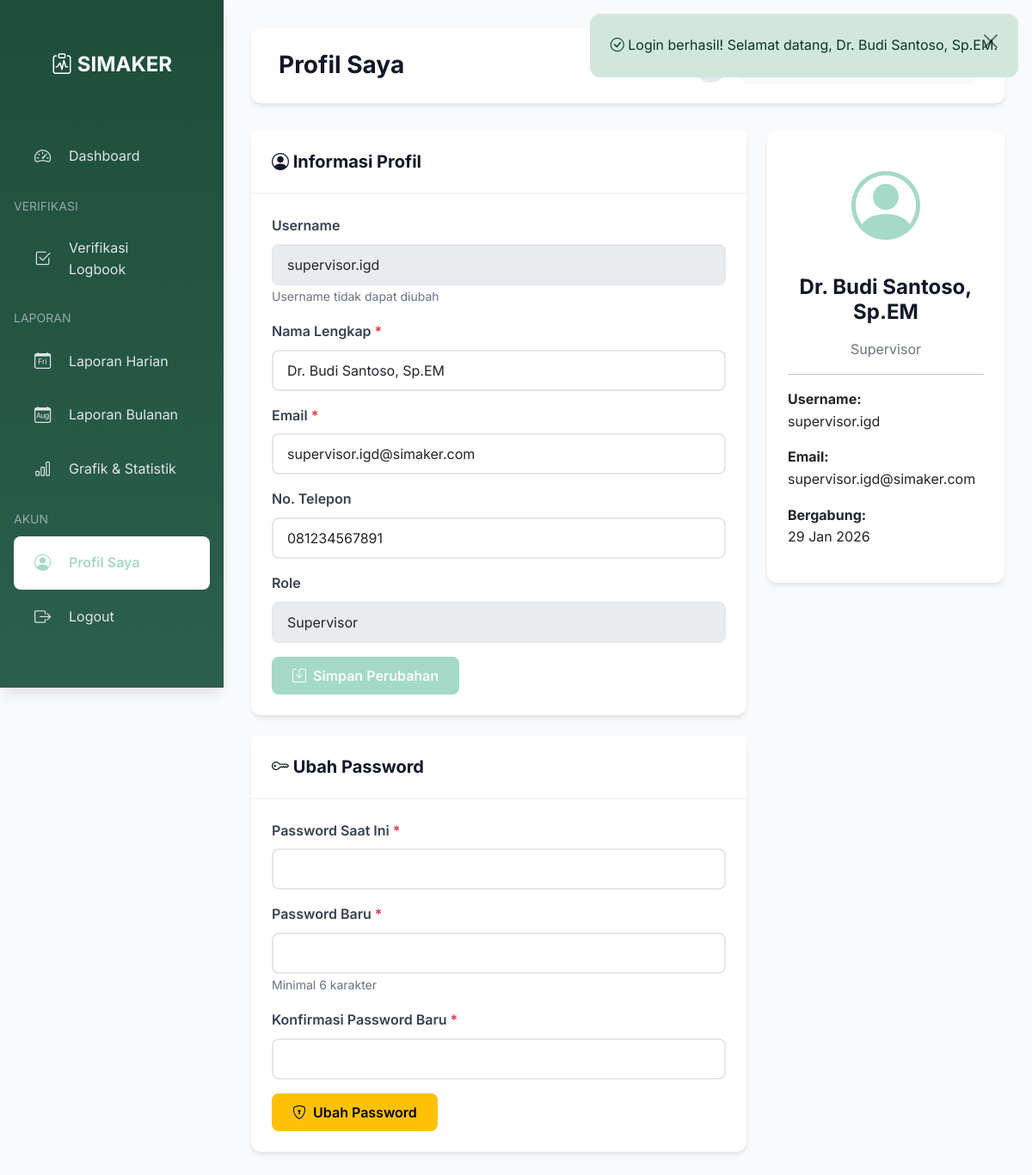
The page /modules/supervisor/profile.php (signed in) on the database its author committed.
### tables this page shows
CREATE TABLE users (
    id INT AUTO_INCREMENT PRIMARY KEY,
    username VARCHAR(50) UNIQUE NOT NULL,
    email VARCHAR(100) UNIQUE NOT NULL,
    password VARCHAR(255) NOT NULL,
    role_id INT NOT NULL,
    unit_id INT NULL,
    full_name VARCHAR(100) NOT NULL,
    phone VARCHAR(20),
    avatar VARCHAR(255) DEFAULT NULL,
    is_active BOOLEAN DEFAULT 1,
    created_at TIMESTAMP DEFAULT CURRENT_TIMESTAMP,
    updated_at TIMESTAMP DEFAULT CURRENT_TIMESTAMP ON UPDATE CURRENT_TIMESTAMP,
    FOREIGN KEY (role_id) REFERENCES roles(id) ON DELETE RESTRICT,
    FOREIGN KEY (unit_id) REFERENCES units(id) ON DELETE SET NULL
);

CREATE TABLE roles (
    id INT AUTO_INCREMENT PRIMARY KEY,
    role_name VARCHAR(50) UNIQUE NOT NULL,
    description TEXT
);

### includes/auth.php (called while the page is built, shortened)
<?php
require_once __DIR__ . '/../config/database.php';
function isLoggedIn() {
    return isset($_SESSION['is_logged_in']) && $_SESSION['is_logged_in'] === true;
}
function getCurrentUser() {
    $sql = "SELECT u.*, r.role_name, un.unit_name, un.unit_code
            FROM users u
            JOIN roles r ON u.role_id = r.id
            LEFT JOIN units un ON u.unit_id = un.id
            WHERE u.id = :id";
    return fetchOne($sql, ['id' => $_SESSION['user_id']]);
}

### config/database.php (called while the page is built, shortened)
<?php
class Database {
    private static $instance = null;
    private $connection;
    private function __construct() {
        try {
            $dsn = "mysql:host=" . DB_HOST . ";dbname=" . DB_NAME . ";charset=" . DB_CHARSET;
            $options = [
                PDO::ATTR_ERRMODE => PDO::ERRMODE_EXCEPTION,
                PDO::ATTR_DEFAULT_FETCH_MODE => PDO::FETCH_ASSOC,
                PDO::ATTR_EMULATE_PREPARES => false,
            ];
            $this->connection = new PDO($dsn, DB_USER, DB_PASS, $options);
        } catch (PDOException $e) {
            die("Connection failed: " . $e->getMessage());
        }
    }
    public static function getInstance() {
        if (self::$instance === null) {
            self::$instance = new self();
        }
        return self::$instance;
    }
    public function getConnection() {
        return $this->connection;
    }
}
function db() {
    return Database::getInstance()->getConnection();
}
function query($sql, $params = []) {
    $db = db();
    $stmt = $db->prepare($sql);
    $stmt->execute($params);
    return $stmt;
}
function fetchOne($sql, $params = []) {
    $stmt = query($sql, $params);
    return $stmt->fetch();
}

### includes/security.php (called while the page is built, shortened)
<?php
function escapeHtml($text) {
    return htmlspecialchars($text, ENT_QUOTES, 'UTF-8');
}

### includes/functions.php (called while the page is built, shortened)
<?php
require_once __DIR__ . '/security.php';
function formatDate($date, $format = 'd M Y') {
    return date($format, strtotime($date));
}

### modules/supervisor/profile.php (the view, shortened to what this page needs)
<?php
require_once __DIR__ . '/../../config/database.php';
require_once __DIR__ . '/../../includes/auth.php';
require_once __DIR__ . '/../../includes/functions.php';
require_once __DIR__ . '/../../includes/security.php';
$user = getCurrentUser();
require_once __DIR__ . '/../../layouts/header.php';
require_once __DIR__ . '/../../layouts/sidebar-supervisor.php';
?>
<div class="row">
    <div class="col-md-8">
        <div class="card mb-4">
            <div class="card-header">
                <h5 class="mb-0"><i class="bi bi-person-circle"></i> Informasi Profil</h5>
            </div>
            <div class="card-body">
                <form method="POST">
                    <div class="mb-3">
                        <label for="username" class="form-label">Username</label>
                        <input type="text" class="form-control" value="<?= escapeHtml($user['username']) ?>" disabled>
                        <small class="text-muted">Username tidak dapat diubah</small>
                   </div>
                    <div class="mb-3">
                        <label for="full_name" class="form-label">Nama Lengkap <span class="text-danger">*</span></label>
                        <input type="text" class="form-control" id="full_name" name="full_name"
                               value="<?= escapeHtml($user['full_name']) ?>" required>
                    </div>
                    <div class="mb-3">
                        <label for="email" class="form-label">Email <span class="text-danger">*</span></label>
                        <input type="email" class="form-control" id="email" name="email"
                               value="<?= escapeHtml($user['email']) ?>" required>
                    </div>
                    <div class="mb-3">
                        <label for="phone" class="form-label">No. Telepon</label>
                        <input type="tel" class="form-control" id="phone" name="phone"
                               value="<?= escapeHtml($user['phone'] ?? '') ?>">
                    </div>
                    <div class="mb-3">
                        <label class="form-label">Role</label>
                        <input type="text" class="form-control" value="<?= escapeHtml($user['role_name']) ?>" disabled>
                    </div>
                    <button type="submit" name="update_profile" class="btn btn-primary">
                        <i class="bi bi-save"></i> Simpan Perubahan
                    </button>
                </form>
            </div>
        </div>
        <div class="card">
            <div class="card-header">
                <h5 class="mb-0"><i class="bi bi-key"></i> Ubah Password</h5>
            </div>
            <div class="card-body">
                <form method="POST">
                    <div class="mb-3">
                        <label for="current_password" class="form-label">Password Saat Ini <span class="text-danger">*</span></label>
                        <input type="password" class="form-control" id="current_password" name="current_password" required>
                    </div>
                    <div class="mb-3">
                        <label for="new_password" class="form-label">Password Baru <span class="text-danger">*</span></label>
                        <input type="password" class="form-control" id="new_password" name="new_password"
                               minlength="6" required>
                        <small class="text-muted">Minimal 6 karakter</small>
                    </div>
                    <div class="mb-3">
                        <label for="confirm_password" class="form-label">Konfirmasi Password Baru <span class="text-danger">*</span></label>
                        <input type="password" class="form-control" id="confirm_password" name="confirm_password" required>
                    </div>
                    <button type="submit" name="change_password" class="btn btn-warning">
                        <i class="bi bi-shield-lock"></i> Ubah Password
                    </button>
                </form>
            </div>
        </div>
    </div>
    <div class="col-md-4">
        <div class="card">
            <div class="card-body text-center">
                <div class="mb-3">
                    <i class="bi bi-person-circle" style="font-size: 5rem; color: var(--primary);"></i>
                </div>
                <h4><?= escapeHtml($user['full_name']) ?></h4>
                <p class="text-muted"><?= escapeHtml($user['role_name']) ?></p>
                <hr>
                <div class="text-start">
                    <p><strong>Username:</strong><br><?= escapeHtml($user['username']) ?></p>
                    <p><strong>Email:</strong><br><?= escapeHtml($user['email']) ?></p>
                    <p><strong>Bergabung:</strong><br><?= formatDate(substr($user['created_at'], 0, 10)) ?></p>
                </div>
            </div>
        </div>
    </div>
</div>
</div>
<?php require_once __DIR__ . '/../../layouts/footer.php'; ?>

### assets/css/style.css (style rules this page uses)
:root { --primary: #0a98695e; --primary-dark: #0a98695e; --primary-darker: #0a98695e; --primary-light: #0a98695e; --primary-lighter: #0a98695e; --gray-50: #f9fafb; --gray-100: #f3f4f6; --gray-200: #e5e7eb; --gray-300: #d1d5db; --gray-400: #9ca3af; --gray-500: #6b7280; --gray-600: #4b5563; --gray-700: #374151; --gray-800: #1f2937; --gray-900: #111827; --success: #10b981; --warning: #f59e0b; --danger: #ef4444; --info: #3b82f6; --spacing-xs: 0.25rem; --spacing-sm: 0.5rem; --spacing-md: 1rem; --spacing-lg: 1.5rem; --spacing-xl: 2rem; --radius-sm: 0.375rem; --radius-md: 0.5rem; --radius-lg: 0.75rem; --radius-xl: 1rem; --shadow-sm: 0 1px 2px 0 rgb(0 0 0 / 0.05); --shadow-md: 0 4px 6px -1px rgb(0 0 0 / 0.1); --shadow-lg: 0 10px 15px -3px rgb(0 0 0 / 0.1); --shadow-xl: 0 20px 25px -5px rgb(0 0 0 / 0.1); }
* { margin: 0; padding: 0; box-sizing: border-box; }
body { font-family: 'Inter', -apple-system, BlinkMacSystemFont, 'Segoe UI', Roboto, 'Helvetica Neue', Arial, sans-serif; line-height: 1.6; color: var(--gray-800); background-color: var(--gray-50); min-height: 100vh; }
h1, h2, h3, h4, h5, h6 { color: var(--gray-900); font-weight: 700; line-height: 1.2; margin-bottom: var(--spacing-md); }
h4 { font-size: 1.5rem; }
h5 { font-size: 1.25rem; }
.btn-primary { background-color: var(--primary); border-color: var(--primary); }
.card { border: none; border-radius: var(--radius-lg); box-shadow: var(--shadow-md); margin-bottom: var(--spacing-lg); transition: all 0.3s ease; }
.card-header { background-color: white; border-bottom: 2px solid var(--gray-100); padding: var(--spacing-lg); font-weight: 600; color: var(--gray-800); }
.card-body { padding: var(--spacing-lg); }
.form-label { font-weight: 600; color: var(--gray-700); margin-bottom: var(--spacing-sm); }
.form-control, .form-select { border: 2px solid var(--gray-200); border-radius: var(--radius-md); padding: 0.625rem 1rem; transition: all 0.3s ease; }
.form-control::placeholder { color: var(--gray-400); }
.btn { padding: 0.625rem 1.5rem; border-radius: var(--radius-md); font-weight: 600; transition: all 0.3s ease; border: none; }
.btn i { margin-right: var(--spacing-xs); }
.text-muted { color: var(--gray-500) !important; }
.mb-0 { margin-bottom: 0 !important; }
.mb-3 { margin-bottom: 1rem !important; }
.mb-4 { margin-bottom: 1.5rem !important; }

### assets/css/dark-mode.css (style rules this page uses)
body, .card, .table-container, .form-control, .form-select, .btn, .top-navbar { transition: background-color 0.3s ease, color 0.3s ease, border-color 0.3s ease; }

### rows shown on the page
users: username "supervisor.igd", full_name "Dr. Budi Santoso, Sp.EM", email "supervisor.igd@simaker.com", phone "081234567891", role.role_name "Supervisor", created_at "29 Jan 2026"

### other values the page prints
escapeHtml($flash['message']) "Login berhasil! Selamat datang, Dr. Budi Santoso, Sp.EM."
escapeHtml($pageTitle) "Profil Saya"
